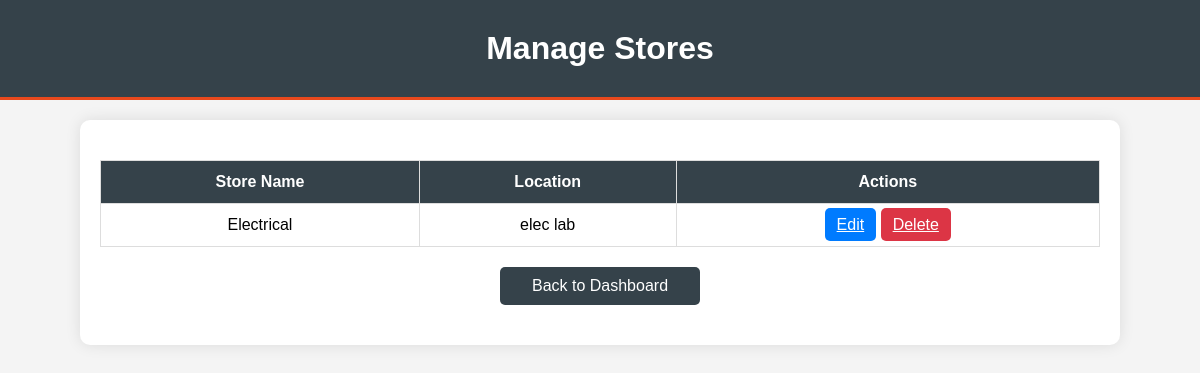
Page /dashboard/manage_stores/ (signed in) on the earlier database version.
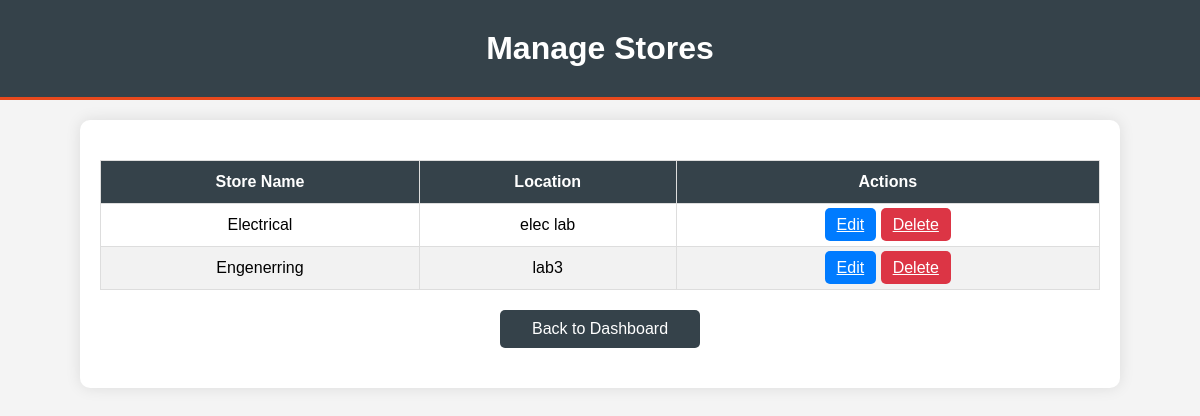
Same page on the later database version.
### dashboard/models.py (models this page shows, shortened)
class Store(models.Model):
    name = models.CharField(max_length=255)
    location = models.CharField(max_length=255, blank=True, null=True)
    remarks = models.TextField(blank=True, null=True)

### dashboard/views.py (the view)
# urls.py: path('manage_stores/', views.manage_stores_view, name='manage_stores'),
@login_required
def manage_stores_view(request):
    stores = Store.objects.all()
    return render(request, 'manage_stores.html', {'stores': stores})

### dashboard/templates/manage_stores.html (shortened to what this page needs)
<!DOCTYPE html>
<html lang="en">
<head>
</head>
<body>
    <header>
        <h1>Manage Stores</h1>
    </header>
    <div class="container">
        <table>
            <thead>
                <tr>
                    <th>Store Name</th>
                    <th>Location</th>
                    <th>Actions</th>
                </tr>
            </thead>
            <tbody>
                {% for store in stores %}
                <tr>
                    <td>{{ store.name }}</td>
                    <td>{{ store.location }}</td>
                    <td>
                        <a href="{% url 'edit_store' store.id %}" class="btn btn-primary">Edit</a>
                        <a href="{% url 'delete_store' store.id %}" class="btn btn-danger">Delete</a>
                    </td>
                </tr>
                {% endfor %}
            </tbody>
        </table>
        <a href="{% url 'dashboard' %}" class="btn-back">Back to Dashboard</a>
    </div>
</body>
</html>

Differences in the rows shown:
added Store: name "Engenerring", location "lab3"
